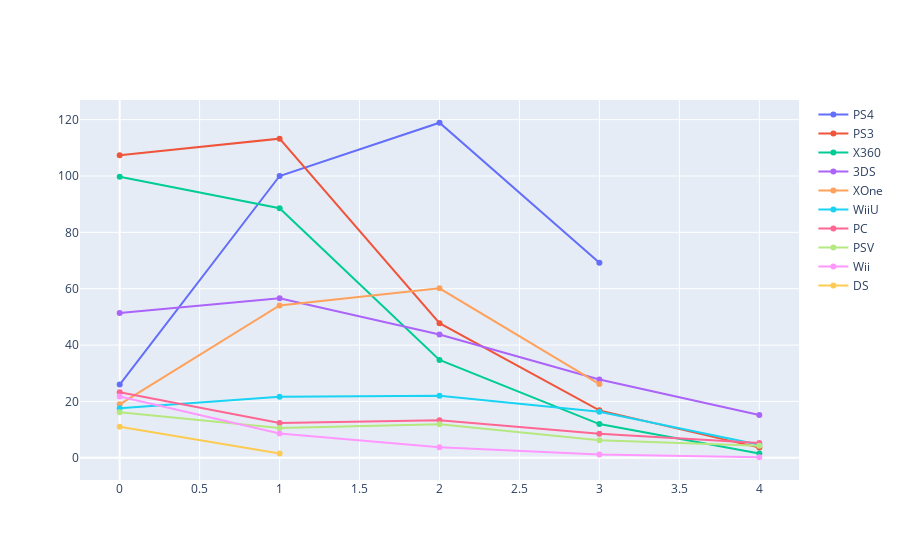

Write notebook code for a chart like this one.
### Markdown cell above
**Получили топ 10 платформ**

### Code cell
d = []

for platform in platforms_leaders_2005.index:
    d.append(
        go.Scatter(y=data_2000[data_2000.platform==platform].groupby('year_of_release')['total_sales'].sum(), 
               name=platform )
    )
    
x = go.Figure(d)
iplot(x, show_link = False)

### Figure 1 — Plotly figure (JSON) as saved in the notebook; plotly's stock layout.template omitted (floating-point values rounded to 4 significant figures)
{"data": [{"name": "PS4", "type": "scatter", "y": [25.99, 100, 118.9, 69.25]}, {"name": "PS3", "type": "scatter", "y": [107.4, 113.2, 47.76, 16.82, 3.6]}, {"name": "X360", "type": "scatter", "y": [99.74, 88.58, 34.74, 11.96, 1.52]}, {"name": "3DS", "type": "scatter", "y": [51.36, 56.57, 43.76, 27.78, 15.14]}, {"name": "XOne", "type": "scatter", "y": [18.96, 54.07, 60.14, 26.15]}, {"name": "WiiU", "type": "scatter", "y": [17.56, 21.65, 22.03, 16.35, 4.6]}, {"name": "PC", "type": "scatter", "y": [23.22, 12.38, 13.28, 8.52, 5.25]}, {"name": "PSV", "type": "scatter", "y": [16.19, 10.59, 11.9, 6.25, 4.25]}, {"name": "Wii", "type": "scatter", "y": [21.71, 8.59, 3.75, 1.14, 0.18]}, {"name": "DS", "type": "scatter", "y": [11.01, 1.54]}], "layout": {}}
